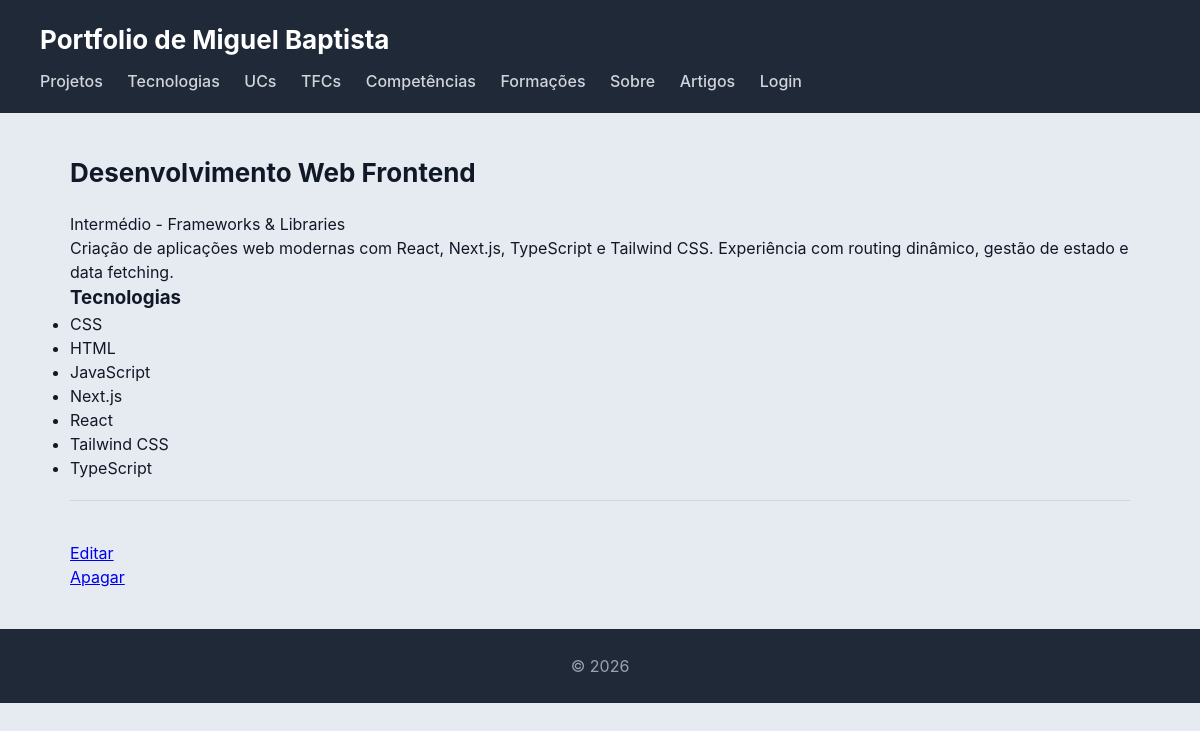
/portfolio/competencia/3/, run on the app's committed database.
### portfolio/models.py (models this page shows, shortened)
class Competencia(models.Model):
    nome = models.CharField(max_length=200)
    descricao = models.TextField(blank=True)
    nivel = models.CharField(max_length=50, blank=True)
    categoria = models.CharField(max_length=100, blank=True)
    tecnologias = models.ManyToManyField(Tecnologia, blank=True, related_name='competencias')
    projetos = models.ManyToManyField(Projeto, blank=True, related_name='competencias')
    class Meta:
        verbose_name = 'Competência'
        verbose_name_plural = 'Competências'
        ordering = ['nome']

class Tecnologia(models.Model):
    nome = models.CharField(max_length=100)
    descricao = models.TextField(blank=True)
    logo = models.ImageField(upload_to='tecnologias/', blank=True, null=True)
    url_oficial = models.URLField(blank=True)
    categoria = models.CharField(max_length=100, blank=True)
    nivel_interesse = models.IntegerField(default=3)
    pontos_destaque = models.TextField(blank=True)
    tipo = models.ForeignKey(TipoTecnologia, on_delete=models.SET_NULL, null=True, blank=True)
    class Meta:
        verbose_name = 'Tecnologia'
        verbose_name_plural = 'Tecnologias'
        ordering = ['nome']

### portfolio/views.py (the view)
# urls.py: path('competencia/<int:id>/', views.competencia_view, name='competencia'),
def competencia_view(request, id):
    competencia = Competencia.objects.get(id=id)
    return render(request, 'portfolio/competencia.html', {'competencia': competencia})

### portfolio/templates/portfolio/competencia.html
{% extends "portfolio/base.html" %}
{% block content %}
<h2>{{ competencia.nome }}</h2>
<p>{{ competencia.nivel }} - {{ competencia.categoria }}</p>
<p>{{ competencia.descricao }}</p>
<section>
    <h3>Tecnologias</h3>
    <ul>
        {% for tecnologia in competencia.tecnologias.all %}
            <li>{{ tecnologia.nome }}</li>
        {% endfor %}
    </ul>
</section>
<p><a href="{% url 'edita_competencia' competencia.id %}">Editar</a></p>
<p><a href="{% url 'apaga_competencia' competencia.id %}">Apagar</a></p>
{% endblock %}

### portfolio/static/portfolio/styles.css (style rules this page uses)
* { box-sizing: border-box; margin: 0; padding: 0; }
body { font-family: "Inter", "Segoe UI", system-ui, -apple-system, sans-serif; background: #e6ebf2; color: #111827; line-height: 1.5; }
h2 { margin-bottom: 20px; font-size: 26px; }
main > section { margin-bottom: 40px; padding-bottom: 20px; border-bottom: 1px solid #d1d5db; }

### data on the page
Competencia: nome "Desenvolvimento Web Frontend", nivel "Intermédio", categoria "Frameworks & Libraries", descricao "Criação de aplicações web modernas com React, Next.js, TypeScript e Tailwind CSS. Experiência com routing dinâmico, gestão de estado e data fetching."
Tecnologia: nome "CSS"
Tecnologia: nome "HTML"
Tecnologia: nome "JavaScript"
Tecnologia: nome "Next.js"
Tecnologia: nome "React"
Tecnologia: nome "Tailwind CSS"
Tecnologia: nome "TypeScript"
